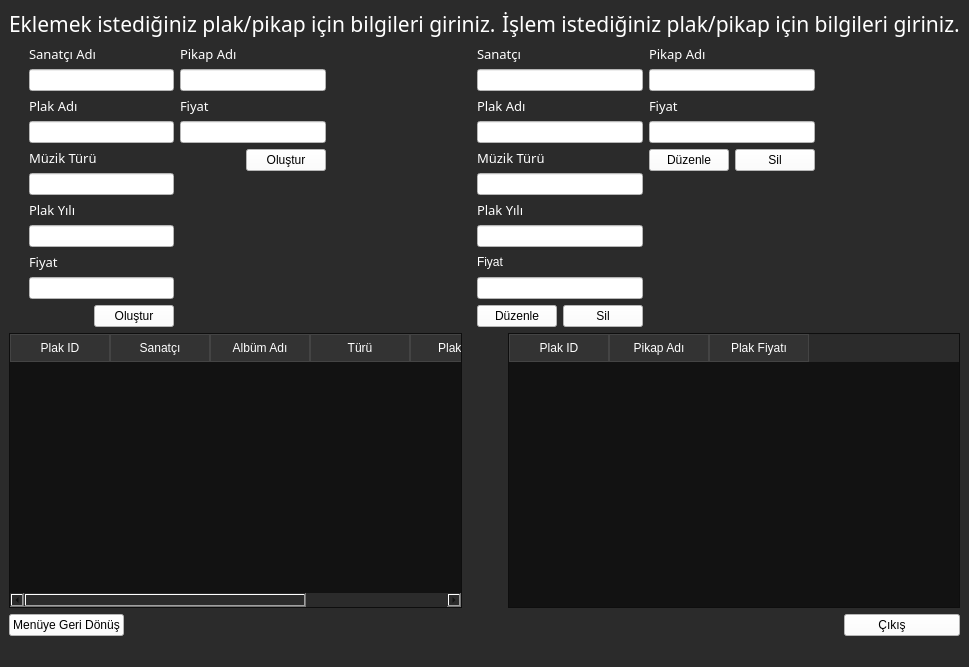
<?xml version="1.0" encoding="UTF-8"?>
<ui version="4.0">
 <class>plakeklesil</class>
 <widget class="QMainWindow" name="plakeklesil">
  <property name="geometry">
   <rect>
    <x>0</x>
    <y>0</y>
    <width>798</width>
    <height>667</height>
   </rect>
  </property>
  <property name="windowTitle">
   <string>Plak Ekle/Sil</string>
  </property>
  <property name="styleSheet">
   <string notr="true">background-color:rgb(43,43,43);</string>
  </property>
  <widget class="QWidget" name="centralwidget">
   <layout class="QVBoxLayout" name="verticalLayout_5">
    <item>
     <layout class="QHBoxLayout" name="horizontalLayout">
      <item>
       <widget class="QLabel" name="lb3">
        <property name="maximumSize">
         <size>
          <width>16777215</width>
          <height>50</height>
         </size>
        </property>
        <property name="font">
         <font>
          <family>Sans Serif Collection</family>
          <pointsize>16</pointsize>
         </font>
        </property>
        <property name="styleSheet">
         <string notr="true">color: rgb(255, 255, 255);</string>
        </property>
        <property name="text">
         <string>Eklemek istediğiniz plak/pikap için bilgileri giriniz.</string>
        </property>
       </widget>
      </item>
      <item>
       <widget class="QLabel" name="lb3_2">
        <property name="maximumSize">
         <size>
          <width>16777215</width>
          <height>50</height>
         </size>
        </property>
        <property name="font">
         <font>
          <family>Sans Serif Collection</family>
          <pointsize>16</pointsize>
         </font>
        </property>
        <property name="styleSheet">
         <string notr="true">color: rgb(255, 255, 255);</string>
        </property>
        <property name="text">
         <string>İşlem istediğiniz plak/pikap için bilgileri giriniz.</string>
        </property>
       </widget>
      </item>
     </layout>
    </item>
    <item>
     <layout class="QHBoxLayout" name="horizontalLayout_2">
      <item>
       <spacer name="verticalSpacer_2">
        <property name="orientation">
         <enum>Qt::Vertical</enum>
        </property>
        <property name="sizeHint" stdset="0">
         <size>
          <width>20</width>
          <height>40</height>
         </size>
        </property>
       </spacer>
      </item>
      <item>
       <layout class="QVBoxLayout" name="verticalLayout">
        <item>
         <widget class="QLabel" name="label_2">
          <property name="maximumSize">
           <size>
            <width>16777215</width>
            <height>102</height>
           </size>
          </property>
          <property name="font">
           <font>
            <family>Sans Serif Collection</family>
            <pointsize>10</pointsize>
           </font>
          </property>
          <property name="styleSheet">
           <string notr="true">color: rgb(255, 255, 255);</string>
          </property>
          <property name="text">
           <string>Sanatçı Adı</string>
          </property>
         </widget>
        </item>
        <item>
         <widget class="QLineEdit" name="lnplkad">
          <property name="maximumSize">
           <size>
            <width>200</width>
            <height>16777215</height>
           </size>
          </property>
          <property name="styleSheet">
           <string notr="true">
background-color: rgb(255, 255, 255);</string>
          </property>
          <property name="clearButtonEnabled">
           <bool>true</bool>
          </property>
         </widget>
        </item>
        <item>
         <widget class="QLabel" name="label">
          <property name="maximumSize">
           <size>
            <width>16777215</width>
            <height>40</height>
           </size>
          </property>
          <property name="font">
           <font>
            <family>Sans Serif Collection</family>
            <pointsize>10</pointsize>
           </font>
          </property>
          <property name="styleSheet">
           <string notr="true">color: rgb(255, 255, 255);</string>
          </property>
          <property name="text">
           <string>Plak Adı</string>
          </property>
         </widget>
        </item>
        <item>
         <widget class="QLineEdit" name="lnplksntc">
          <property name="maximumSize">
           <size>
            <width>200</width>
            <height>16777215</height>
           </size>
          </property>
          <property name="styleSheet">
           <string notr="true">
background-color: rgb(255, 255, 255);</string>
          </property>
          <property name="echoMode">
           <enum>QLineEdit::Normal</enum>
          </property>
          <property name="clearButtonEnabled">
           <bool>true</bool>
          </property>
         </widget>
        </item>
        <item>
         <widget class="QLabel" name="label_5">
          <property name="maximumSize">
           <size>
            <width>16777215</width>
            <height>102</height>
           </size>
          </property>
          <property name="font">
           <font>
            <family>Sans Serif Collection</family>
            <pointsize>10</pointsize>
           </font>
          </property>
          <property name="styleSheet">
           <string notr="true">color: rgb(255, 255, 255);</string>
          </property>
          <property name="text">
           <string>Müzik Türü</string>
          </property>
         </widget>
        </item>
        <item>
         <widget class="QLineEdit" name="lnplktur">
          <property name="maximumSize">
           <size>
            <width>200</width>
            <height>16777215</height>
           </size>
          </property>
          <property name="styleSheet">
           <string notr="true">
background-color: rgb(255, 255, 255);</string>
          </property>
          <property name="echoMode">
           <enum>QLineEdit::Normal</enum>
          </property>
          <property name="clearButtonEnabled">
           <bool>true</bool>
          </property>
         </widget>
        </item>
        <item>
         <widget class="QLabel" name="label_6">
          <property name="maximumSize">
           <size>
            <width>16777215</width>
            <height>102</height>
           </size>
          </property>
          <property name="font">
           <font>
            <family>Sans Serif Collection</family>
            <pointsize>10</pointsize>
           </font>
          </property>
          <property name="styleSheet">
           <string notr="true">color: rgb(255, 255, 255);</string>
          </property>
          <property name="text">
           <string>Plak Yılı</string>
          </property>
         </widget>
        </item>
        <item>
         <widget class="QLineEdit" name="lnplkyl">
          <property name="maximumSize">
           <size>
            <width>200</width>
            <height>16777215</height>
           </size>
          </property>
          <property name="styleSheet">
           <string notr="true">
background-color: rgb(255, 255, 255);</string>
          </property>
          <property name="echoMode">
           <enum>QLineEdit::Normal</enum>
          </property>
          <property name="clearButtonEnabled">
           <bool>true</bool>
          </property>
         </widget>
        </item>
        <item>
         <widget class="QLabel" name="label_9">
          <property name="font">
           <font>
            <family>Sans Serif Collection</family>
            <pointsize>10</pointsize>
           </font>
          </property>
          <property name="styleSheet">
           <string notr="true">
color: rgb(255, 255, 255);</string>
          </property>
          <property name="text">
           <string>Fiyat</string>
          </property>
         </widget>
        </item>
        <item>
         <widget class="QLineEdit" name="lnplkfyt">
          <property name="maximumSize">
           <size>
            <width>200</width>
            <height>16777215</height>
           </size>
          </property>
          <property name="styleSheet">
           <string notr="true">
background-color: rgb(255, 255, 255);</string>
          </property>
         </widget>
        </item>
        <item alignment="Qt::AlignRight">
         <widget class="QPushButton" name="btnplkolstr">
          <property name="styleSheet">
           <string notr="true">background-color: rgb(255, 255, 255);</string>
          </property>
          <property name="text">
           <string>Oluştur</string>
          </property>
         </widget>
        </item>
       </layout>
      </item>
      <item>
       <layout class="QVBoxLayout" name="verticalLayout_4">
        <item>
         <widget class="QLabel" name="label_13">
          <property name="maximumSize">
           <size>
            <width>16777215</width>
            <height>40</height>
           </size>
          </property>
          <property name="font">
           <font>
            <family>Sans Serif Collection</family>
            <pointsize>10</pointsize>
           </font>
          </property>
          <property name="styleSheet">
           <string notr="true">color: rgb(255, 255, 255);</string>
          </property>
          <property name="text">
           <string>Pikap Adı</string>
          </property>
         </widget>
        </item>
        <item>
         <widget class="QLineEdit" name="lnpikapad">
          <property name="maximumSize">
           <size>
            <width>200</width>
            <height>16777215</height>
           </size>
          </property>
          <property name="styleSheet">
           <string notr="true">
background-color: rgb(255, 255, 255);</string>
          </property>
          <property name="clearButtonEnabled">
           <bool>true</bool>
          </property>
         </widget>
        </item>
        <item>
         <widget class="QLabel" name="label_14">
          <property name="font">
           <font>
            <family>Sans Serif Collection</family>
            <pointsize>10</pointsize>
           </font>
          </property>
          <property name="styleSheet">
           <string notr="true">
color: rgb(255, 255, 255);</string>
          </property>
          <property name="text">
           <string>Fiyat</string>
          </property>
         </widget>
        </item>
        <item>
         <widget class="QLineEdit" name="lnpikapfiyat">
          <property name="maximumSize">
           <size>
            <width>200</width>
            <height>16777215</height>
           </size>
          </property>
          <property name="styleSheet">
           <string notr="true">
background-color: rgb(255, 255, 255);</string>
          </property>
          <property name="clearButtonEnabled">
           <bool>true</bool>
          </property>
         </widget>
        </item>
        <item alignment="Qt::AlignRight">
         <widget class="QPushButton" name="btnpikapolustur">
          <property name="styleSheet">
           <string notr="true">background-color: rgb(255, 255, 255);</string>
          </property>
          <property name="text">
           <string>Oluştur</string>
          </property>
         </widget>
        </item>
        <item>
         <spacer name="verticalSpacer_3">
          <property name="orientation">
           <enum>Qt::Vertical</enum>
          </property>
          <property name="sizeHint" stdset="0">
           <size>
            <width>20</width>
            <height>40</height>
           </size>
          </property>
         </spacer>
        </item>
       </layout>
      </item>
      <item>
       <spacer name="horizontalSpacer_3">
        <property name="orientation">
         <enum>Qt::Horizontal</enum>
        </property>
        <property name="sizeHint" stdset="0">
         <size>
          <width>40</width>
          <height>20</height>
         </size>
        </property>
       </spacer>
      </item>
      <item>
       <layout class="QVBoxLayout" name="verticalLayout_2">
        <item>
         <widget class="QLabel" name="label_3">
          <property name="maximumSize">
           <size>
            <width>16777215</width>
            <height>40</height>
           </size>
          </property>
          <property name="font">
           <font>
            <family>Sans Serif Collection</family>
            <pointsize>10</pointsize>
           </font>
          </property>
          <property name="styleSheet">
           <string notr="true">color: rgb(255, 255, 255);</string>
          </property>
          <property name="text">
           <string>Sanatçı</string>
          </property>
         </widget>
        </item>
        <item>
         <widget class="QLineEdit" name="lnplkadsil">
          <property name="maximumSize">
           <size>
            <width>200</width>
            <height>16777215</height>
           </size>
          </property>
          <property name="styleSheet">
           <string notr="true">
background-color: rgb(255, 255, 255);</string>
          </property>
          <property name="clearButtonEnabled">
           <bool>true</bool>
          </property>
         </widget>
        </item>
        <item>
         <widget class="QLabel" name="label_7">
          <property name="maximumSize">
           <size>
            <width>16777215</width>
            <height>102</height>
           </size>
          </property>
          <property name="font">
           <font>
            <family>Sans Serif Collection</family>
            <pointsize>10</pointsize>
           </font>
          </property>
          <property name="styleSheet">
           <string notr="true">color: rgb(255, 255, 255);</string>
          </property>
          <property name="text">
           <string>Plak Adı</string>
          </property>
         </widget>
        </item>
        <item>
         <widget class="QLineEdit" name="lnplksntcsil">
          <property name="maximumSize">
           <size>
            <width>200</width>
            <height>16777215</height>
           </size>
          </property>
          <property name="styleSheet">
           <string notr="true">
background-color: rgb(255, 255, 255);</string>
          </property>
          <property name="echoMode">
           <enum>QLineEdit::Normal</enum>
          </property>
          <property name="clearButtonEnabled">
           <bool>true</bool>
          </property>
         </widget>
        </item>
        <item>
         <widget class="QLabel" name="label_8">
          <property name="maximumSize">
           <size>
            <width>16777215</width>
            <height>102</height>
           </size>
          </property>
          <property name="font">
           <font>
            <family>Sans Serif Collection</family>
            <pointsize>10</pointsize>
           </font>
          </property>
          <property name="styleSheet">
           <string notr="true">color: rgb(255, 255, 255);</string>
          </property>
          <property name="text">
           <string>Müzik Türü</string>
          </property>
         </widget>
        </item>
        <item>
         <widget class="QLineEdit" name="lnplktursil">
          <property name="maximumSize">
           <size>
            <width>200</width>
            <height>16777215</height>
           </size>
          </property>
          <property name="styleSheet">
           <string notr="true">
background-color: rgb(255, 255, 255);</string>
          </property>
          <property name="echoMode">
           <enum>QLineEdit::Normal</enum>
          </property>
          <property name="clearButtonEnabled">
           <bool>true</bool>
          </property>
         </widget>
        </item>
        <item>
         <widget class="QLabel" name="label_4">
          <property name="font">
           <font>
            <family>Sans Serif Collection</family>
            <pointsize>10</pointsize>
           </font>
          </property>
          <property name="styleSheet">
           <string notr="true">color: rgb(255, 255, 255);</string>
          </property>
          <property name="text">
           <string>Plak Yılı</string>
          </property>
         </widget>
        </item>
        <item>
         <widget class="QLineEdit" name="lnplakylsil">
          <property name="maximumSize">
           <size>
            <width>200</width>
            <height>16777215</height>
           </size>
          </property>
          <property name="styleSheet">
           <string notr="true">
background-color: rgb(255, 255, 255);</string>
          </property>
          <property name="echoMode">
           <enum>QLineEdit::Normal</enum>
          </property>
          <property name="clearButtonEnabled">
           <bool>true</bool>
          </property>
         </widget>
        </item>
        <item>
         <widget class="QLabel" name="label_10">
          <property name="styleSheet">
           <string notr="true">color: rgb(255, 255, 255);
font: 10pt &quot;Sans Serif Collection&quot;;</string>
          </property>
          <property name="text">
           <string>Fiyat</string>
          </property>
         </widget>
        </item>
        <item>
         <widget class="QLineEdit" name="lnplkttur">
          <property name="maximumSize">
           <size>
            <width>200</width>
            <height>16777215</height>
           </size>
          </property>
          <property name="styleSheet">
           <string notr="true">background-color: rgb(255, 255, 255);</string>
          </property>
         </widget>
        </item>
        <item>
         <layout class="QHBoxLayout" name="horizontalLayout_5">
          <item>
           <widget class="QPushButton" name="btnduzenle">
            <property name="styleSheet">
             <string notr="true">background-color: rgb(255, 255, 255);</string>
            </property>
            <property name="text">
             <string>Düzenle</string>
            </property>
           </widget>
          </item>
          <item>
           <widget class="QPushButton" name="btnplksil">
            <property name="styleSheet">
             <string notr="true">background-color: rgb(255, 255, 255);</string>
            </property>
            <property name="text">
             <string>Sil</string>
            </property>
           </widget>
          </item>
         </layout>
        </item>
       </layout>
      </item>
      <item>
       <layout class="QVBoxLayout" name="verticalLayout_3">
        <item>
         <widget class="QLabel" name="label_11">
          <property name="maximumSize">
           <size>
            <width>16777215</width>
            <height>40</height>
           </size>
          </property>
          <property name="font">
           <font>
            <family>Sans Serif Collection</family>
            <pointsize>10</pointsize>
           </font>
          </property>
          <property name="styleSheet">
           <string notr="true">color: rgb(255, 255, 255);</string>
          </property>
          <property name="text">
           <string>Pikap Adı</string>
          </property>
         </widget>
        </item>
        <item>
         <widget class="QLineEdit" name="lnpikapadsil">
          <property name="maximumSize">
           <size>
            <width>200</width>
            <height>16777215</height>
           </size>
          </property>
          <property name="styleSheet">
           <string notr="true">
background-color: rgb(255, 255, 255);</string>
          </property>
          <property name="clearButtonEnabled">
           <bool>true</bool>
          </property>
         </widget>
        </item>
        <item>
         <widget class="QLabel" name="label_12">
          <property name="font">
           <font>
            <family>Sans Serif Collection</family>
            <pointsize>10</pointsize>
           </font>
          </property>
          <property name="styleSheet">
           <string notr="true">
color: rgb(255, 255, 255);</string>
          </property>
          <property name="text">
           <string>Fiyat</string>
          </property>
         </widget>
        </item>
        <item>
         <widget class="QLineEdit" name="lnpikapfiyatsil">
          <property name="maximumSize">
           <size>
            <width>200</width>
            <height>16777215</height>
           </size>
          </property>
          <property name="styleSheet">
           <string notr="true">
background-color: rgb(255, 255, 255);</string>
          </property>
          <property name="clearButtonEnabled">
           <bool>true</bool>
          </property>
         </widget>
        </item>
        <item>
         <layout class="QHBoxLayout" name="horizontalLayout_6">
          <item>
           <widget class="QPushButton" name="btnduzenle_2">
            <property name="styleSheet">
             <string notr="true">background-color: rgb(255, 255, 255);</string>
            </property>
            <property name="text">
             <string>Düzenle</string>
            </property>
           </widget>
          </item>
          <item>
           <widget class="QPushButton" name="btnpikapsil">
            <property name="styleSheet">
             <string notr="true">background-color: rgb(255, 255, 255);</string>
            </property>
            <property name="text">
             <string>Sil</string>
            </property>
           </widget>
          </item>
         </layout>
        </item>
        <item>
         <spacer name="verticalSpacer_4">
          <property name="orientation">
           <enum>Qt::Vertical</enum>
          </property>
          <property name="sizeHint" stdset="0">
           <size>
            <width>20</width>
            <height>40</height>
           </size>
          </property>
         </spacer>
        </item>
       </layout>
      </item>
      <item>
       <spacer name="horizontalSpacer">
        <property name="orientation">
         <enum>Qt::Horizontal</enum>
        </property>
        <property name="sizeHint" stdset="0">
         <size>
          <width>40</width>
          <height>20</height>
         </size>
        </property>
       </spacer>
      </item>
     </layout>
    </item>
    <item>
     <layout class="QHBoxLayout" name="horizontalLayout_4">
      <item>
       <widget class="QTableWidget" name="tablo">
        <property name="styleSheet">
         <string notr="true">QTableWidget {
    background-color: #121212;
    color: #ffffff;
}


QTableWidget::item {
    background-color: #121212; 
    color: #ffffff; 
}


QTableWidget::item:selected {
    background-color: #3399ff; 
    color: #ffffff; 
}

QHeaderView::section {
    background-color: #333333; 
    color: #ffffff;
    padding: 4px;
    border: 1px solid #444444;
}
</string>
        </property>
        <property name="selectionBehavior">
         <enum>QAbstractItemView::SelectRows</enum>
        </property>
        <column>
         <property name="text">
          <string>Plak ID</string>
         </property>
        </column>
        <column>
         <property name="text">
          <string>Sanatçı</string>
         </property>
        </column>
        <column>
         <property name="text">
          <string>Albüm Adı</string>
         </property>
        </column>
        <column>
         <property name="text">
          <string>Türü</string>
         </property>
        </column>
        <column>
         <property name="text">
          <string>Plak Yılı</string>
         </property>
        </column>
        <column>
         <property name="text">
          <string>Plak Fiyatı</string>
         </property>
        </column>
       </widget>
      </item>
      <item>
       <spacer name="horizontalSpacer_2">
        <property name="orientation">
         <enum>Qt::Horizontal</enum>
        </property>
        <property name="sizeType">
         <enum>QSizePolicy::Preferred</enum>
        </property>
        <property name="sizeHint" stdset="0">
         <size>
          <width>40</width>
          <height>20</height>
         </size>
        </property>
       </spacer>
      </item>
      <item>
       <widget class="QTableWidget" name="tablo_2">
        <property name="sizePolicy">
         <sizepolicy hsizetype="Expanding" vsizetype="Minimum">
          <horstretch>0</horstretch>
          <verstretch>0</verstretch>
         </sizepolicy>
        </property>
        <property name="styleSheet">
         <string notr="true">QTableWidget {
    background-color: #121212;
    color: #ffffff;
}
QTableWidget::item {
    background-color: #121212; 
    color: #ffffff; 
}
QTableWidget::item:selected {
    background-color: #3399ff; 
    color: #ffffff; 
}
QHeaderView::section {
    background-color: #333333; 
    color: #ffffff;
    padding: 4px;
    border: 1px solid #444444;
}</string>
        </property>
        <property name="selectionBehavior">
         <enum>QAbstractItemView::SelectRows</enum>
        </property>
        <column>
         <property name="text">
          <string>Plak ID</string>
         </property>
        </column>
        <column>
         <property name="text">
          <string>Pikap Adı</string>
         </property>
        </column>
        <column>
         <property name="text">
          <string>Plak Fiyatı</string>
         </property>
        </column>
       </widget>
      </item>
     </layout>
    </item>
    <item>
     <layout class="QHBoxLayout" name="horizontalLayout_3">
      <item>
       <widget class="QPushButton" name="btnmenudon">
        <property name="maximumSize">
         <size>
          <width>16777215</width>
          <height>16777215</height>
         </size>
        </property>
        <property name="styleSheet">
         <string notr="true">background-color: rgb(255, 255, 255);
font: 8pt &quot;Sans Serif Collection&quot;;</string>
        </property>
        <property name="text">
         <string>Menüye Geri Dönüş</string>
        </property>
        <property name="icon">
         <iconset>
          <normaloff>kedy.jpg</normaloff>kedy.jpg</iconset>
        </property>
        <property name="iconSize">
         <size>
          <width>40</width>
          <height>40</height>
         </size>
        </property>
       </widget>
      </item>
      <item>
       <spacer name="horizontalSpacer_6">
        <property name="orientation">
         <enum>Qt::Horizontal</enum>
        </property>
        <property name="sizeHint" stdset="0">
         <size>
          <width>40</width>
          <height>20</height>
         </size>
        </property>
       </spacer>
      </item>
      <item>
       <widget class="QPushButton" name="btnmenudon_2">
        <property name="maximumSize">
         <size>
          <width>16777215</width>
          <height>16777215</height>
         </size>
        </property>
        <property name="styleSheet">
         <string notr="true">background-color: rgb(255, 255, 255);
font: 8pt &quot;Sans Serif Collection&quot;;</string>
        </property>
        <property name="text">
         <string>         Çıkış               </string>
        </property>
        <property name="icon">
         <iconset>
          <normaloff>kedy.jpg</normaloff>kedy.jpg</iconset>
        </property>
        <property name="iconSize">
         <size>
          <width>40</width>
          <height>40</height>
         </size>
        </property>
       </widget>
      </item>
     </layout>
    </item>
   </layout>
  </widget>
  <widget class="QMenuBar" name="menubar">
   <property name="geometry">
    <rect>
     <x>0</x>
     <y>0</y>
     <width>798</width>
     <height>18</height>
    </rect>
   </property>
  </widget>
  <widget class="QStatusBar" name="statusbar"/>
 </widget>
 <resources/>
 <connections/>
</ui>
